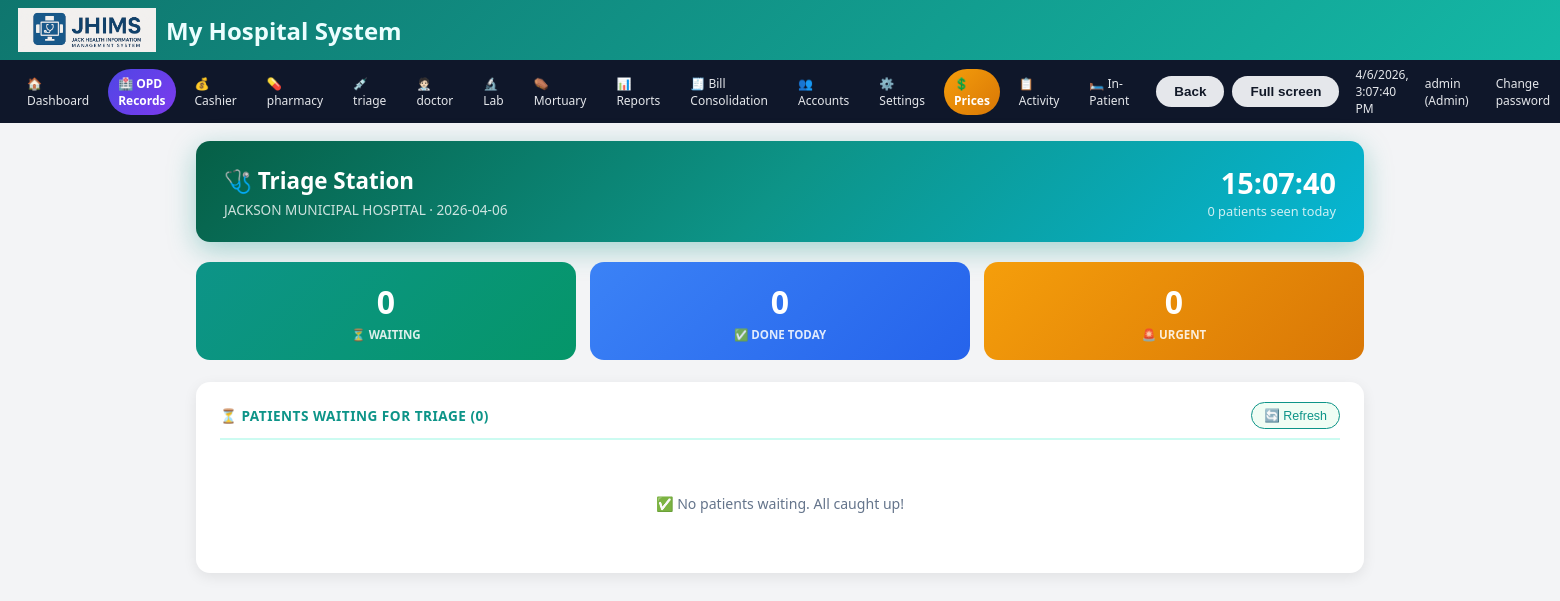
The app's page /triage (signed in), older data.
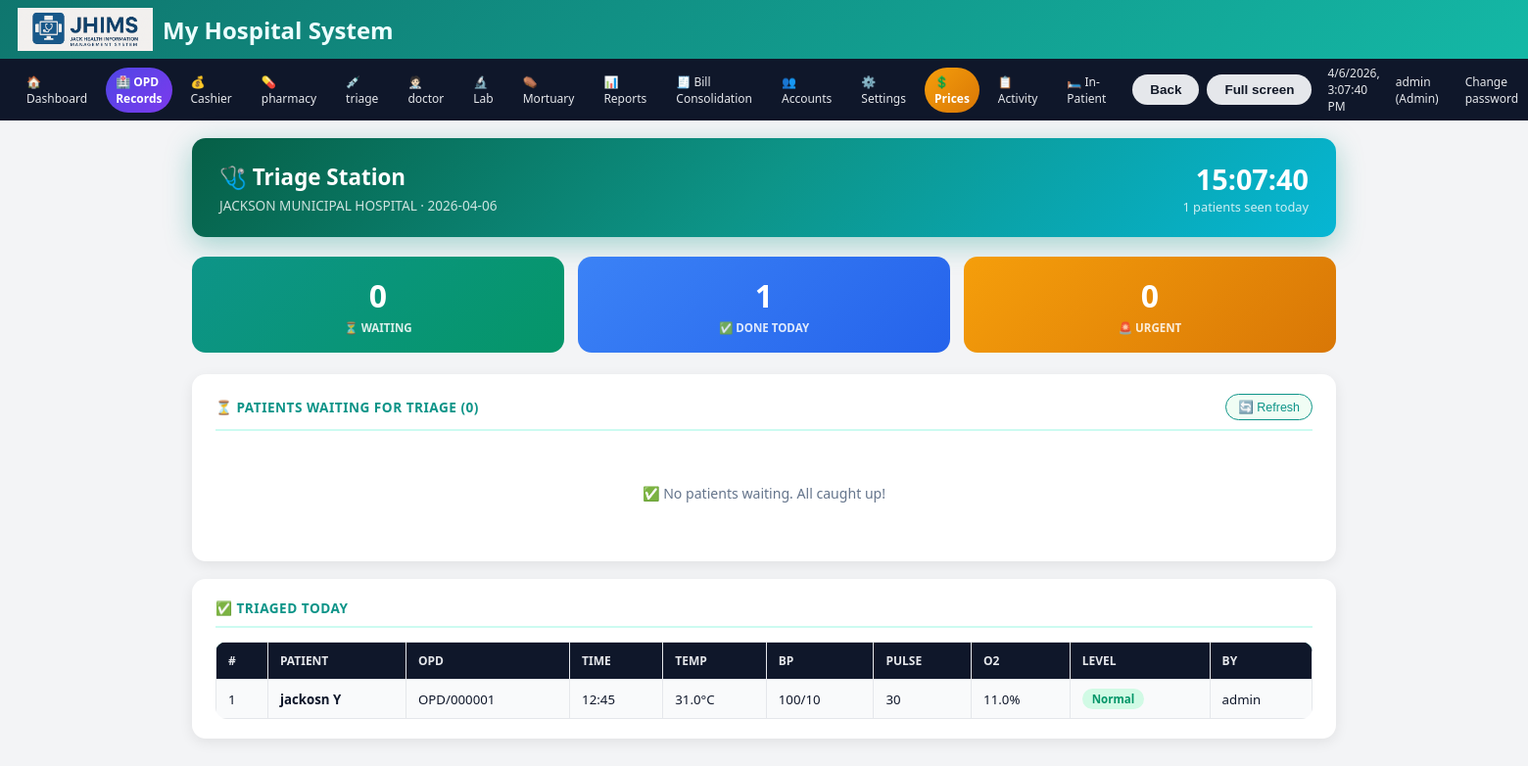
The same page, newer data.
### tables this page shows
CREATE TABLE triage_records (
        id INTEGER PRIMARY KEY AUTOINCREMENT,
        visit_id INTEGER, patient_id TEXT, patient_name TEXT, opd_number TEXT,
        triage_date TEXT, triage_time TEXT, temperature REAL,
        bp_systolic INTEGER, bp_diastolic INTEGER, pulse INTEGER,
        respiration INTEGER, oxygen_sat REAL, weight REAL, height REAL, bmi REAL,
        chief_complaint TEXT, triage_level TEXT DEFAULT 'Normal',
        notes TEXT, triaged_by TEXT);

### app.py (the view)
@app.route("/triage")
@login_required(role="Triage")
def triage():
    conn = get_db(); c = conn.cursor()
    today = datetime.now().strftime("%Y-%m-%d")
    c.execute("""SELECT v.*, p.full_name, p.age, p.sex, p.funding
        FROM opd_visits v JOIN opd_patients p ON v.patient_id=p.patient_id
        WHERE v.visit_date=? AND v.triage_status='Pending' ORDER BY v.id ASC""", (today,))
    pending = c.fetchall()
    c.execute("SELECT * FROM triage_records WHERE triage_date=? ORDER BY id DESC", (today,))
    done = c.fetchall()
    c.execute("SELECT COUNT(*) FROM triage_records WHERE triage_date=?", (today,))
    today_count = c.fetchone()[0]
    conn.close()
    return render_template("triage.html", pending=pending, done=done, today=today, today_count=today_count)

### app.py (called while the page is built)
def get_db():
    conn = sqlite3.connect(DB_PATH)
    conn.row_factory = sqlite3.Row
    return conn

@app.context_processor
def inject_hospital():
    return dict(hospital=get_hospital())

def get_hospital():
    conn = get_db()
    c = conn.cursor()
    c.execute("SELECT * FROM hospital_settings LIMIT 1")
    data = c.fetchone()
    conn.close()
    return data

def login_required(role=None):
    def deco(f):
        @wraps(f)
        def wrapper(*args, **kwargs):
            if "user" not in session:
                return redirect(url_for("login"))
            if role and session.get("role") not in (role, "Admin"):
                flash("Access denied for your role.", "danger")
                return redirect(url_for("dashboard"))
            return f(*args, **kwargs)
        return wrapper
    return deco

@app.before_request
def startup():
    global _db_initialized
    if not _db_initialized:
        init_db()
        _db_initialized = True

@app.context_processor
def inject_globals():
    conn = get_db()
    c = conn.cursor()
    c.execute("SELECT name, insured_price, non_insured_price FROM lab_test_prices ORDER BY name")
    tests = c.fetchall()
    c.execute("SELECT name FROM services ORDER BY name")
    services = [r["name"] for r in c.fetchall()]
    conn.close()
    return dict(
        APP_NAME=APP_NAME,
        HOSPITAL_NAME=HOSPITAL_NAME,
        HOSPITAL_ADDRESS=HOSPITAL_ADDRESS,
        HOSPITAL_PHONE=HOSPITAL_PHONE,
        POWERED_BY=POWERED_BY,
        LAB_TESTS=tests,
        SERVICES=services,
        now=datetime.now,
    )

### templates/triage.html (shortened to what this page needs)
{% extends "base.html" %}
{% block content %}
<div class="triage-header">
  <div><h2>🩺 Triage Station</h2><p style="opacity:.8;margin:4px 0 0;font-size:.85rem;">{{ HOSPITAL_NAME }} · {{ today }}</p></div>
  <div style="text-align:right;">
    <div style="font-size:1.8rem;font-weight:900;" id="triage-clock">--:--:--</div>
    <div style="font-size:.8rem;opacity:.8;">{{ today_count }} patients seen today</div>
  </div>
</div>
<div class="stat-row">
  <div class="st-card sc1"><div class="v">{{ pending|length }}</div><div class="l">⏳ Waiting</div></div>
  <div class="st-card sc2"><div class="v">{{ today_count }}</div><div class="l">✅ Done Today</div></div>
  <div class="st-card sc3"><div class="v">{{ done|selectattr('triage_level','equalto','Urgent')|list|length }}</div><div class="l">🚨 Urgent</div></div>
</div>
<div class="panel">
  <div class="panel-title">
    <span>⏳ Patients Waiting for Triage ({{ pending|length }})</span>
    <button onclick="location.reload()" style="background:#f0fdf4;border:1px solid #0d9488;padding:5px 12px;border-radius:50px;color:#0d9488;cursor:pointer;font-size:.78rem;">🔄 Refresh</button>
  </div>
  {% if pending %}
    {% for v in pending %}
    <div class="queue-item" style="animation-delay:{{ loop.index0 * 0.05 }}s;">
      <div>
        <div class="qi-name">{{ v.full_name }}</div>
        <div class="qi-meta">
          OPD: {{ v.opd_number }} · {{ v.sex or '—' }} / {{ v.age or '—' }}
          {% if v.funding=='NHIS' %}<span class="badge badge-nhis">NHIS</span>{% else %}<span class="badge badge-nonins">Non-Ins.</span>{% endif %}
        </div>
      </div>
      <a href="{{ url_for('triage_record', visit_id=v.id) }}" class="btn btn-teal">🩺 Record Vitals</a>
    </div>
    {% endfor %}
  {% else %}
    <div class="empty">✅ No patients waiting. All caught up!</div>
  {% endif %}
</div>
{% if done %}
<div class="panel">
  <div class="panel-title">✅ Triaged Today</div>
  <div style="overflow-x:auto;">
  <table>
    <thead><tr><th>#</th><th>Patient</th><th>OPD</th><th>Time</th><th>Temp</th><th>BP</th><th>Pulse</th><th>O2</th><th>Level</th><th>By</th></tr></thead>
    <tbody>
      {% for t in done %}
      <tr>
        <td>{{ loop.index }}</td>
        <td><strong>{{ t.patient_name }}</strong></td>
        <td>{{ t.opd_number }}</td>
        <td>{{ t.triage_time }}</td>
        <td>{{ t.temperature or '—' }}°C</td>
        <td>{{ t.bp_systolic or '—' }}/{{ t.bp_diastolic or '—' }}</td>
        <td>{{ t.pulse or '—' }}</td>
        <td>{{ t.oxygen_sat or '—' }}%</td>
        <td><span class="badge {% if t.triage_level=='Urgent' %}badge-urgent{% elif t.triage_level=='Critical' %}badge-critical{% else %}badge-normal{% endif %}">{{ t.triage_level }}</span></td>
        <td>{{ t.triaged_by }}</td>
      </tr>
      {% endfor %}
    </tbody>
  </table>
  </div>
</div>
{% endif %}
{% endblock %}

### templates/base.html (shortened to what this page needs)
<!doctype html>
<html>
  <head>
  </head>
  <body class="theme-{{ THEME|default('light') }}">
    <header>
      <img src="{{ url_for('static', filename='jhims_logo.png') }}" alt="JHIMS" onerror="this.style.display='none'">
      <div style="display:flex; align-items:center; gap:10px;">
    <div>
        <h2 style="margin:0;">
            {{ hospital.hospital_name or "My Hospital System" }}
        </h2>
    </div>
</div>
    </header>
    {% if session.get('user') %}
    <nav class="no-print">
      <a href="{{ url_for('dashboard') }}">🏠 Dashboard</a>
      {% if session.get('role') in ['Admin','Records'] %}<a href="{{ url_for('records') }}" style="background:linear-gradient(135deg,#4f46e5,#7c3aed);color:#fff;font-weight:700;border:none;">🏥 OPD Records</a>{% endif %}
      <a href="{{ url_for('cashier') }}">💰 Cashier</a>
      <a href="{{ url_for('pharmacy') }}">💊 pharmacy</a>
      <a href="{{ url_for('triage') }}">💉 triage</a>
      <a href="{{ url_for('doctor') }}">🧑🏻‍⚕️ doctor</a>
      <a href="{{ url_for('lab') }}">🔬 Lab</a>
      <a href="{{ url_for('mortuary') }}">⚰️ Mortuary</a>
      <a href="{{ url_for('reports_home') }}">📊 Reports</a>
      {% if session.get('role') in ['Admin','Cashier'] %}<a href="{{ url_for('bill_consolidation') }}">🧾 Bill Consolidation</a>{% endif %}
      {% if session.get('role') == 'Admin' %}
      <a href="{{ url_for('manage_users') }}">👥 Accounts</a>
      <a href="{{ url_for('settings') }}">⚙️ Settings</a>
      <a href="{{ url_for('admin_price_settings') }}" style="background:linear-gradient(135deg,#f59e0b,#d97706);color:#fff;font-weight:700;border:none;">💲 Prices</a>
      <a href="{{ url_for('activity_log') }}">📋 Activity</a>
      <a href="/ipd">🛏️ In-Patient</a>
      {% endif %}
      <button class="btn btn-secondary" type="button" onclick="goBack()">Back</button>
      <button class="btn btn-secondary" type="button" onclick="enterFullscreen()">Full screen</button>
      <span style="font-size:12px;margin-left:8px;" id="clock"></span>
      <span style="font-size:12px;margin-left:8px;">{{ session.get('user') }} ({{ session.get('role') }})</span>
      <a href="{{ url_for('change_password') }}" style="font-size:12px;margin-left:8px;">Change password</a>
    </nav>
    {% endif %}
    <div class="container">
      {% block content %}{% endblock %}
    </div>
  </body>
</html>

### templates/base.html (style rules this page uses)
:root { --accent:#0f766e; --accent-strong:#0d9488; --accent-soft:#a7f3d0; --danger:#b91c1c; --border-soft:#e2e8f0; --bg-light:#f3f4f6; --bg-card:#ffffff; --text-main:#0f172a; --text-muted:#6b7280; }
* { box-sizing:border-box; }
body { margin:0; font-family:system-ui,-apple-system,BlinkMacSystemFont,"Segoe UI",sans-serif; }
body.theme-light { background:var(--bg-light); color:var(--text-main); }
body.theme-light header { background:linear-gradient(135deg,#0f766e,#14b8a6); color:#ecfeff; box-shadow:0 8px 20px rgba(15,118,110,.45); }
body.theme-light nav { background:#0f172a; color:#e5e7eb; }
body.theme-light table { background:#f9fafb; }
body.theme-light th { background:#0f172a; color:#e5e7eb; }
header { padding:8px 18px; display:flex; align-items:center; gap:10px; }
header img { height:44px; }
nav { padding:6px 16px; display:flex; align-items:center; gap:8px; }
nav a { color:#e5e7eb; text-decoration:none; font-size:12px; padding:6px 10px; border-radius:999px; border:1px solid transparent; transition:.16s ease; }
.container { max-width:1200px; margin:18px auto 40px auto; padding:0 16px; }
.btn { display:inline-flex; align-items:center; justify-content:center; gap:5px; padding:7px 13px; border-radius:999px; border:none; font-size:12px; font-weight:500; cursor:pointer; white-space:nowrap; transition:.16s transform,.16s box-shadow,.16s background; }
.btn-secondary { background:#e5e7eb; color:#111827; border:1px solid #cbd5e1; }
table { width:100%; border-collapse:collapse; font-size:12px; border-radius:12px; overflow:hidden; }
th,td { border:1px solid #e5e7eb; padding:5px 7px; text-align:left; }

### templates/triage.html (style rules this page uses)
:root { --teal:#0d9488;--radius:14px; }
.triage-header { background:linear-gradient(135deg,#065f46,#0d9488,#06b6d4);border-radius:var(--radius);padding:22px 28px;color:#fff;display:flex;justify-content:space-between;align-items:center;margin-bottom:20px;box-shadow:0 8px 28px rgba(13,148,136,.35);animation:fadeDown .5s ease; }
.triage-header h2 { font-size:1.4rem;font-weight:800;margin:0; }
.stat-row { display:grid;grid-template-columns:repeat(auto-fit,minmax(150px,1fr));gap:14px;margin-bottom:22px; }
.st-card { border-radius:14px;padding:18px 20px;color:#fff;text-align:center;animation:fadeUp .5s ease both; }
.st-card .v { font-size:2rem;font-weight:900; }
.st-card .l { font-size:.72rem;font-weight:600;text-transform:uppercase;opacity:.85;margin-top:4px; }
.sc1 { background:linear-gradient(135deg,#0d9488,#059669); }
.sc2 { background:linear-gradient(135deg,#3b82f6,#2563eb); }
.sc3 { background:linear-gradient(135deg,#f59e0b,#d97706); }
.panel { background:#fff;border-radius:var(--radius);padding:20px 24px;box-shadow:0 4px 14px rgba(0,0,0,.08);margin-bottom:18px; }
.panel-title { font-size:.85rem;font-weight:700;color:var(--teal);text-transform:uppercase;letter-spacing:.5px;margin-bottom:14px;padding-bottom:9px;border-bottom:2px solid #ccfbf1;display:flex;align-items:center;justify-content:space-between; }
.badge { display:inline-block;padding:3px 10px;border-radius:50px;font-size:.72rem;font-weight:700; }
.badge-normal { background:#d1fae5;color:#059669; }
.btn { display:inline-flex;align-items:center;gap:5px;padding:8px 18px;border-radius:50px;border:none;font-size:.84rem;font-weight:600;cursor:pointer;text-decoration:none;transition:all .2s; }
.empty { text-align:center;padding:40px;color:#64748b;font-size:.88rem; }
table { width:100%;border-collapse:collapse; }
thead { background:linear-gradient(135deg,#065f46,#0d9488); }
thead th { color:#fff;padding:10px 12px;font-size:.75rem;font-weight:600;text-transform:uppercase;text-align:left; }
tbody tr { border-bottom:1px solid #f1f5f9; }
tbody td { padding:9px 12px;font-size:.83rem; }

Row changes from the older to the newer data that the page shows:
added triage_records: get "admin", get "Admin", patient_name "jackosn Y", opd_number "OPD/000001", triage_time "12:45", temperature "31.0", bp_systolic "100", bp_diastolic "10", pulse "30", oxygen_sat "11.0", triage_level "Normal", triaged_by "admin"
Text that changed along with them:
{{ today_count }}: "0" → "1"
{{ session.get('user') }}: "admin" → (not shown)
{{ session.get('role') }}: "Admin" → (not shown)
text now shown: "✅ TRIAGED TODAY # PATIENT OPD TIME TEMP BP PULSE O2 LEVEL BY"
